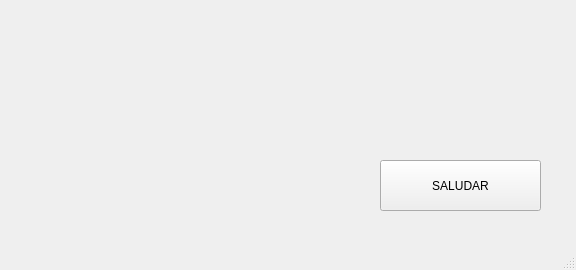
<?xml version="1.0" encoding="UTF-8"?>
<ui version="4.0">
 <class>MainWindow</class>
 <widget class="QMainWindow" name="MainWindow">
  <property name="geometry">
   <rect>
    <x>0</x>
    <y>0</y>
    <width>576</width>
    <height>270</height>
   </rect>
  </property>
  <property name="windowTitle">
   <string>MainWindow</string>
  </property>
  <widget class="QWidget" name="centralwidget">
   <widget class="QPushButton" name="btn_saludar">
    <property name="geometry">
     <rect>
      <x>380</x>
      <y>160</y>
      <width>161</width>
      <height>51</height>
     </rect>
    </property>
    <property name="text">
     <string>SALUDAR</string>
    </property>
   </widget>
  </widget>
  <widget class="QMenuBar" name="menubar">
   <property name="geometry">
    <rect>
     <x>0</x>
     <y>0</y>
     <width>576</width>
     <height>21</height>
    </rect>
   </property>
  </widget>
  <widget class="QStatusBar" name="statusbar"/>
 </widget>
 <resources/>
 <connections/>
</ui>
